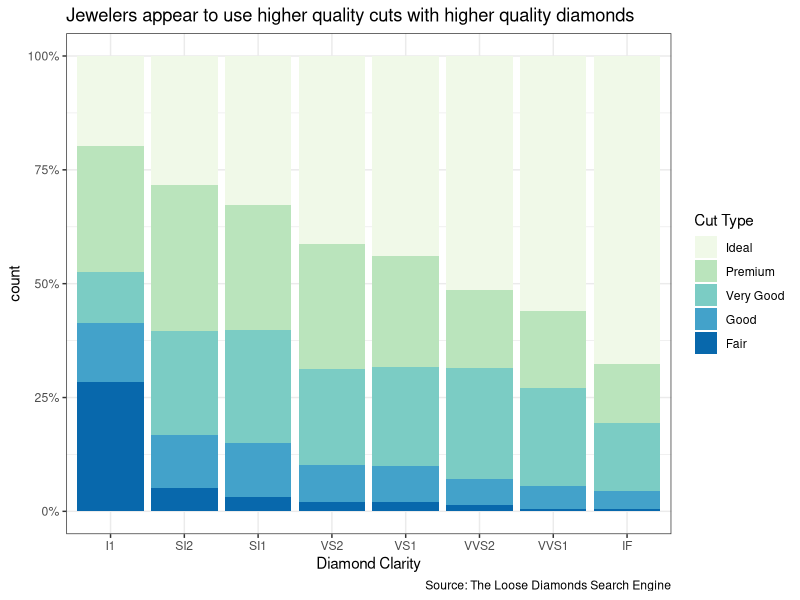
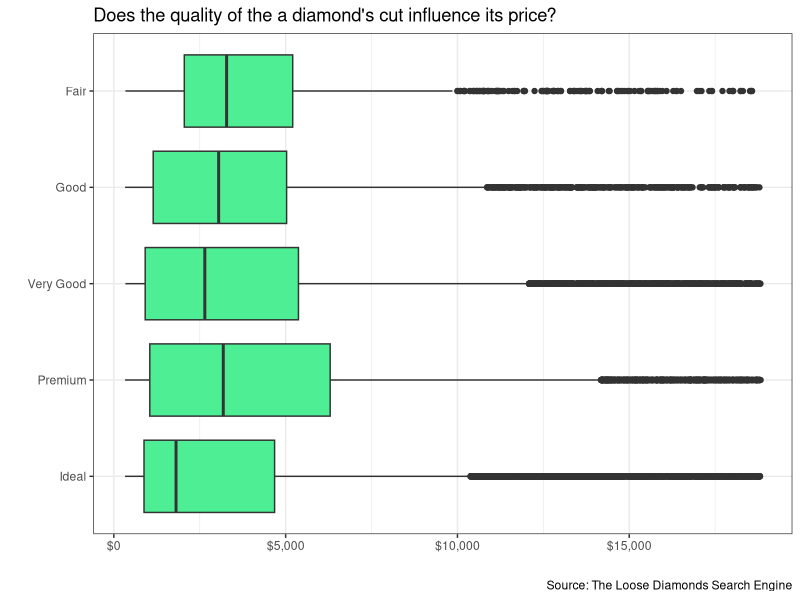
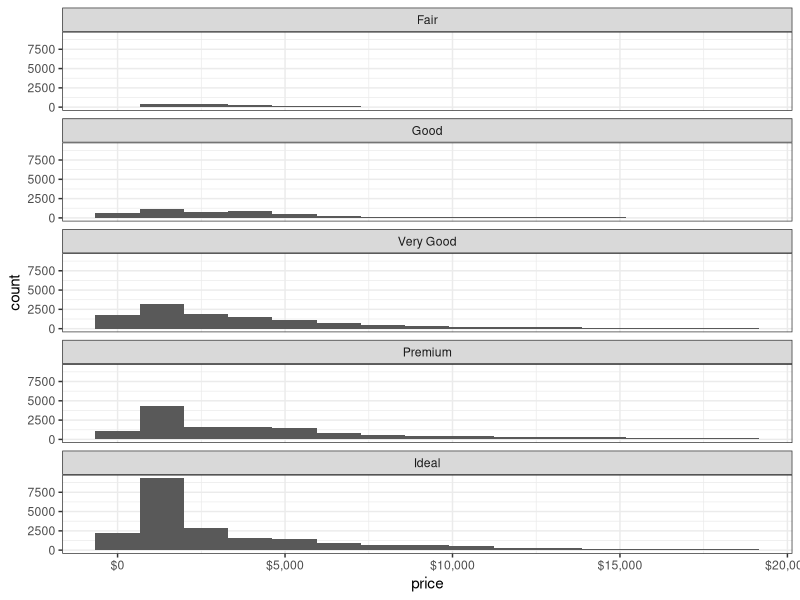
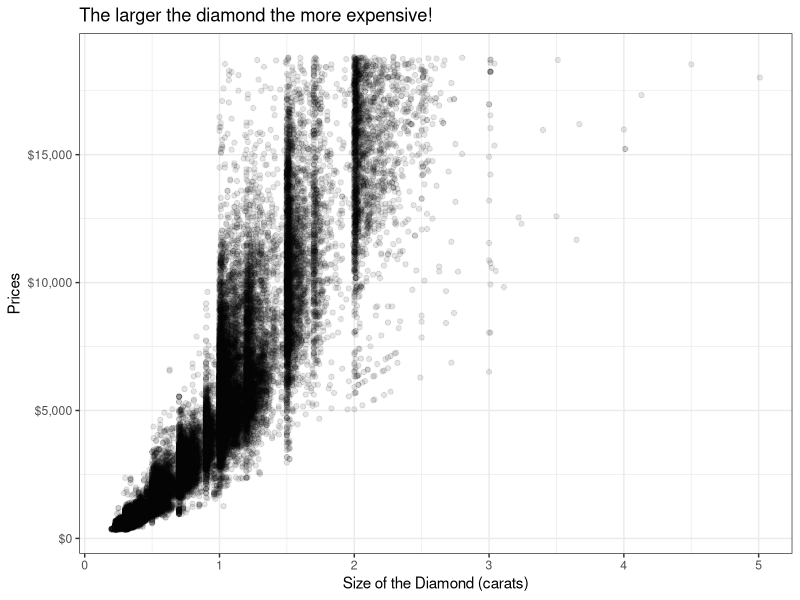
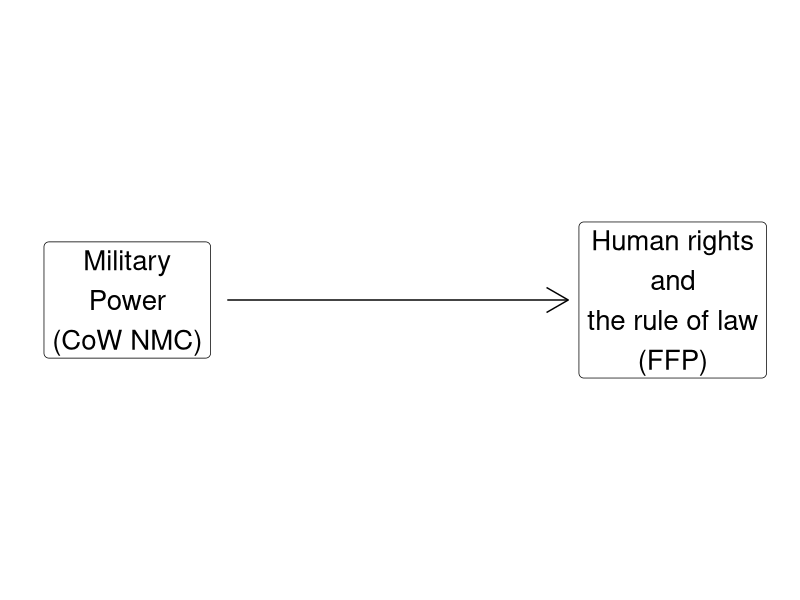
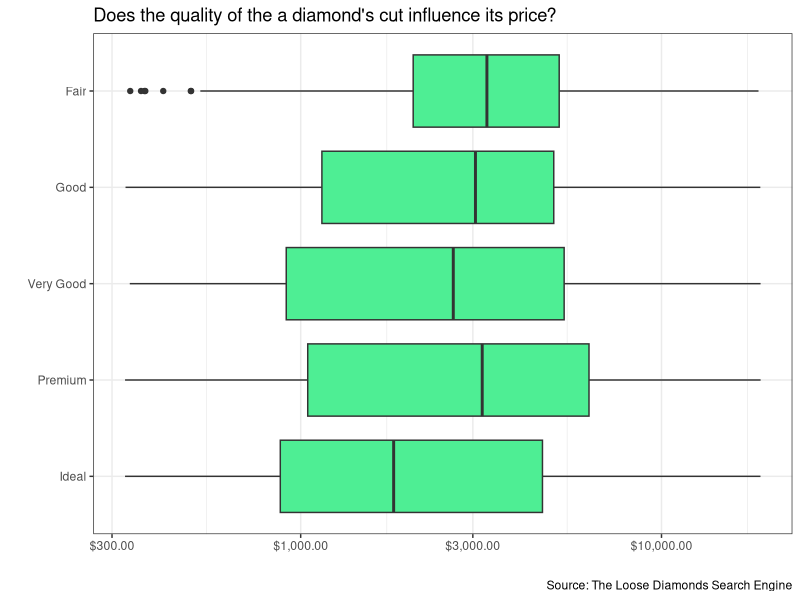
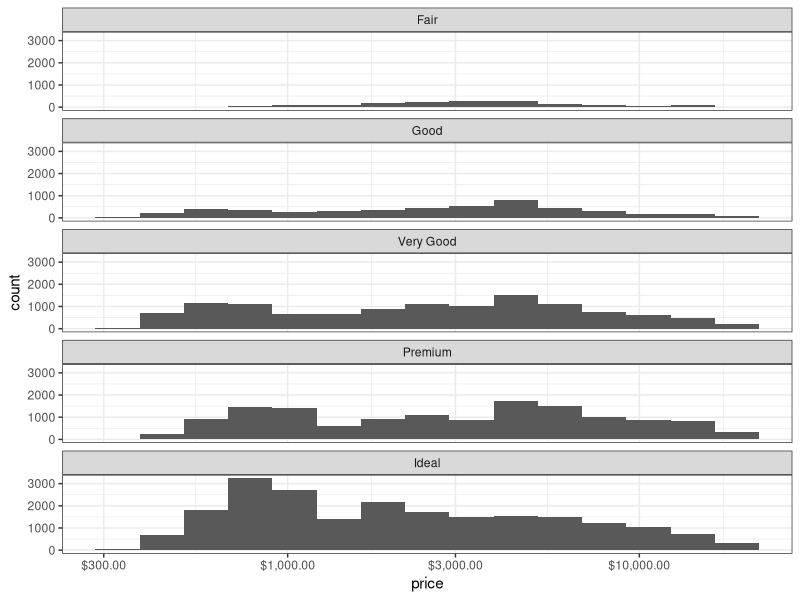
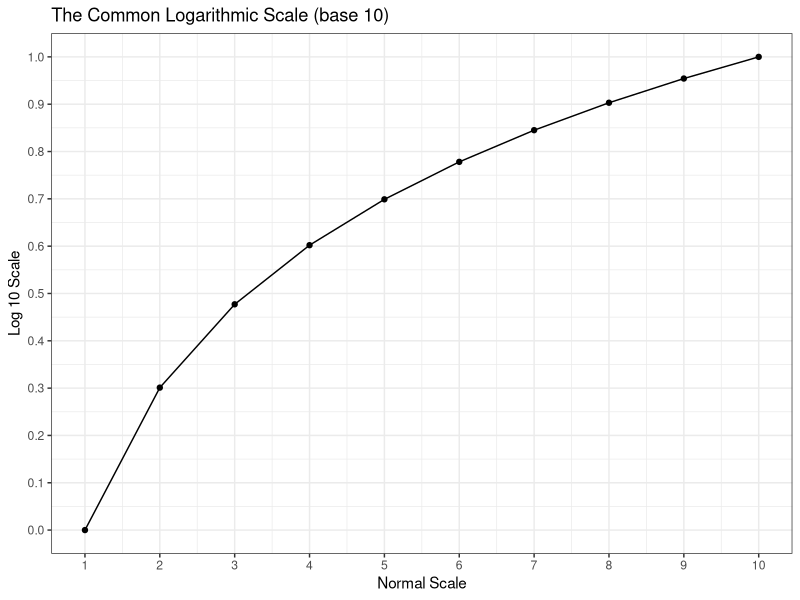

R code for these plots, in order:
## ---- chunk 1
library(tidyverse)
library(readxl)
library(kableExtra)
## ---- chunk 2
ggplot(diamonds, aes(x = clarity, fill = forcats::fct_rev(cut))) +
  geom_bar(position = "fill") +
  theme_bw() +
  scale_y_continuous(labels = scales::percent_format()) +
  scale_fill_brewer(type = "seq", palette = 4) +
  labs(x = "Diamond Clarity", fill = "Cut Type",
       caption = "Source: The Loose Diamonds Search Engine",
       title = "Jewelers appear to use higher quality cuts with higher quality diamonds")
## ---- chunk 3
ggplot(diamonds, aes(x = price, y = forcats::fct_rev(cut))) +
  geom_boxplot(fill = "seagreen2") +
  theme_bw() +
  labs(x = "", y = "", title = "Does the quality of the a diamond's cut influence its price?", caption = "Source: The Loose Diamonds Search Engine") +
  scale_x_continuous(labels = scales::dollar_format()) 
## ---- chunk 4
ggplot(diamonds, aes(x = price)) +
  geom_histogram(bins = 15) +
  facet_wrap(~ cut, ncol = 1) +
  theme_bw() +
  scale_x_continuous(labels = scales::dollar_format()) 
## ---- chunk 5
ggplot(diamonds, aes(x = carat, y = price)) +
  geom_point(alpha = .1) +
  theme_bw() +
  labs(x = "Size of the Diamond (carats)", y = "Prices",
       title = "The larger the diamond the more expensive!") +
  scale_y_continuous(labels = scales::dollar_format())
## ---- chunk 6
## Manual DAG
d1 <- tibble(
  x = c(-3, 3),
  y = c(1, 1),
  labels = c("Military\nPower\n(CoW NMC)", "Human rights\nand\nthe rule of law\n(FFP)")
)

ggplot(data = d1, aes(x = x, y = y)) +
  geom_point(size = 8) +
  theme_void() +
  coord_cartesian(xlim = c(-4, 4)) +
  geom_label(aes(label = labels), size = 7) +
  annotate("segment", x = -1.9, xend = 1.85, y = 1, yend = 1, arrow = arrow())
## ---- chunk 7
ggplot(diamonds, aes(x = price, y = forcats::fct_rev(cut))) +
  geom_boxplot(fill = "seagreen2") +
  theme_bw() +
  labs(x = "", y = "", title = "Does the quality of the a diamond's cut influence its price?", caption = "Source: The Loose Diamonds Search Engine") +
  scale_x_log10(labels = scales::dollar_format()) 
## ---- chunk 8
ggplot(diamonds, aes(x = price)) +
  geom_histogram(bins = 15) +
  facet_wrap(~ cut, ncol = 1) +
  theme_bw() +
  scale_x_log10(labels = scales::dollar_format())
## ---- chunk 9
tibble(
  x1 = 1:10,
  x2 = log10(x1)
) |>
  ggplot(aes(x = x1, y = x2)) +
  geom_point() +
  geom_line() +
  theme_bw() +
  labs(x = "Normal Scale", y = "Log 10 Scale",
       title = "The Common Logarithmic Scale (base 10)") +
  scale_x_continuous(breaks = 1:20) +
  scale_y_continuous(breaks = seq(0, 2, .1))
## ---- chunk 10
tibble(
  x1 = 1:10,
  x2 = log10(x1)
) |>
  ggplot(aes(x = x1, y = x2)) +
  geom_point() +
  geom_line() +
  theme_bw() +
  labs(x = "Normal Scale", y = "Log 10 Scale",
       title = "The Common Logarithmic Scale (base 10)") +
  scale_x_continuous(breaks = 1:20) +
  scale_y_continuous(breaks = seq(0, 2, .1)) +
  annotate("point", x = 4, y = .6, size = 4, color = "red") +
  annotate("point", x = 8, y = .9, size = 4, color = "red")
## ---- chunk 11
tibble(
  x1 = 1:10,
  x2 = log10(x1)
) |>
  ggplot(aes(x = x1, y = x2)) +
  geom_point() +
  geom_line() +
  theme_bw() +
  labs(x = "Normal Scale", y = "Log 10 Scale",
       title = "The Common Logarithmic Scale (base 10)") +
  scale_x_continuous(breaks = 1:20) +
  scale_y_continuous(breaks = seq(0, 2, .1)) +
  annotate("point", x = 4, y = .6, size = 4, color = "red") +
  annotate("segment", x = 1, xend = 4, y = .6, yend = .6, linetype = "dashed", color = "red") +
  annotate("segment", x = 4, xend = 4, y = 0, yend = .6, linetype = "dashed", color = "red") +
  annotate("point", x = 8, y = .9, size = 4, color = "red") +
  annotate("segment", x = 1, xend = 8, y = .9, yend = .9, linetype = "dashed", color = "red") +
  annotate("segment", x = 8, xend = 8, y = 0, yend = .9, linetype = "dashed", color = "red")
## ---- chunk 12
tibble(
  x1 = 1:10000,
  x2 = log10(x1)
) |>
  ggplot(aes(x = x1, y = x2)) +
  geom_point() +
  geom_line() +
  theme_bw() +
  labs(x = "Normal Scale", y = "Log 10 Scale",
       title = "The Common Logarithmic Scale (base 10)") +
  #scale_x_continuous(breaks = 1:20) +
  #scale_y_continuous(breaks = seq(0, 2, .1)) +
  annotate("point", x = 5000, y = 3.7, size = 4, color = "red") +
  annotate("segment", x = 1, xend = 5000, y = 3.7, yend = 3.7, linetype = "dashed", color = "red") +
  annotate("segment", x = 5000, xend = 5000, y = 0, yend = 3.7, linetype = "dashed", color = "red") +
  annotate("point", x = 7500, y = 3.88, size = 4, color = "red") +
  annotate("segment", x = 1, xend = 7500, y = 3.88, yend = 3.88, linetype = "dashed", color = "red") +
  annotate("segment", x = 7500, xend = 7500, y = 0, yend = 3.88, linetype = "dashed", color = "red")
